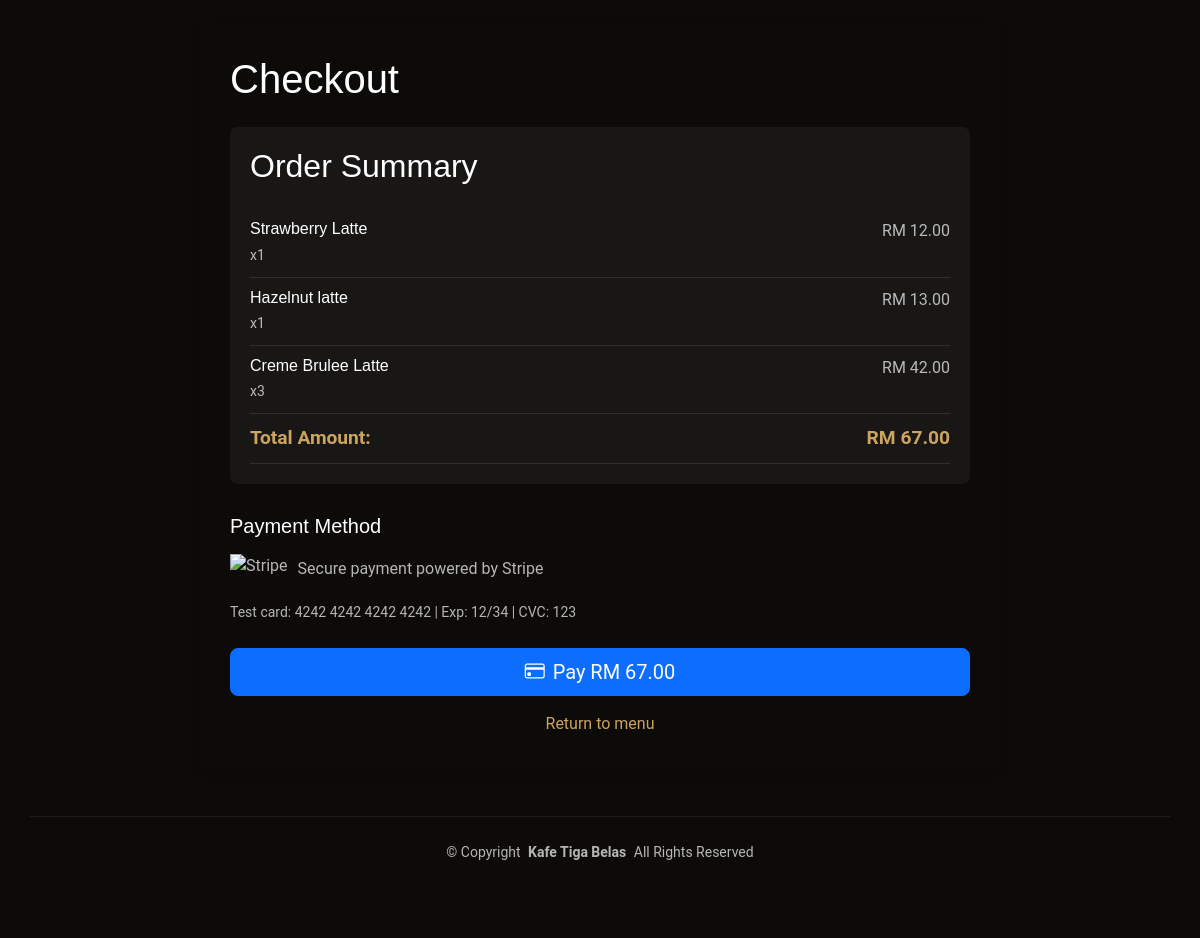
The app's page /checkout.php (signed in) with its own data.
### tables this page shows
CREATE TABLE `carts` (
  `id` int(11) NOT NULL,
  `user_id` int(11) DEFAULT NULL,
  `session_id` varchar(255) DEFAULT NULL,
  `menu_item_id` int(11) NOT NULL,
  `quantity` int(11) NOT NULL DEFAULT 1,
  `created_at` timestamp NOT NULL DEFAULT current_timestamp(),
  `updated_at` timestamp NOT NULL DEFAULT current_timestamp() ON UPDATE current_timestamp()
);

CREATE TABLE `menu_items` (
  `id` int(11) NOT NULL,
  `name` varchar(100) NOT NULL,
  `description` text DEFAULT NULL,
  `price` decimal(10,2) NOT NULL,
  `category` varchar(50) NOT NULL,
  `image_url` varchar(255) DEFAULT NULL,
  `is_available` tinyint(1) DEFAULT 1,
  `created_at` timestamp NOT NULL DEFAULT current_timestamp(),
  `updated_at` timestamp NOT NULL DEFAULT current_timestamp() ON UPDATE current_timestamp()
);

### app/cart_functions.php (called while the page is built, shortened)
<?php
function getCartIdentifier() {
    if (isset($_SESSION['user_id'])) {
        return ['type' => 'user', 'id' => $_SESSION['user_id']];
    }
    return ['type' => 'guest', 'id' => $_SESSION['guest_session_id']];
}
function getCartItems($pdo) {
    $cartIdentifier = getCartIdentifier();
    try {
        if ($cartIdentifier['type'] === 'user') {
            $stmt = $pdo->prepare("
                SELECT c.*, m.name, m.price, m.image_url, m.category
                FROM carts c
                JOIN menu_items m ON c.menu_item_id = m.id
                WHERE c.user_id = ?
                ORDER BY c.created_at DESC
            ");
            $stmt->execute([$cartIdentifier['id']]);
        }
        return $stmt->fetchAll(PDO::FETCH_ASSOC);
    } catch (PDOException $e) {
        error_log("Cart get error: " . $e->getMessage());
        return [];
    }
}
function getCartTotal($pdo) {
    $cartItems = getCartItems($pdo);
    $total = 0;
    foreach ($cartItems as $item) {
        $total += $item['price'] * $item['quantity'];
    }
    return $total;
}
?>

### checkout.php (the view, shortened to what this page needs)
<?php
require 'app/db.php';
require 'app/cart_functions.php';
$cart_items = getCartItems($pdo);
$cart_total = getCartTotal($pdo);
?>
<!DOCTYPE html>
<html lang="en">
<head>
    <link href="assets/vendor/bootstrap/css/bootstrap.min.css" rel="stylesheet">
    <link href="assets/vendor/bootstrap-icons/bootstrap-icons.css" rel="stylesheet">
    <link href="assets/css/main.css" rel="stylesheet">
</head>
<body class="index-page">
    <main class="main">
        <div class="checkout-container">
            <h1 class="sitename mb-4">Checkout</h1>
            <div class="order-summary">
                <h2 class="mb-4">Order Summary</h2>
                <?php foreach ($cart_items as $item): ?>
                    <div class="summary-item">
                        <div>
                            <h6 class="mb-1"><?php echo htmlspecialchars($item['name']); ?></h6>
                            <small>x<?php echo $item['quantity']; ?></small>
                        </div>
                        <div>RM <?php echo number_format($item['price'] * $item['quantity'], 2); ?></div>
                    </div>
                <?php endforeach; ?>
                <div class="summary-item summary-total">
                    <div>Total Amount:</div>
                    <div>RM <?php echo number_format($cart_total, 2); ?></div>
                </div>
            </div>
            <div class="payment-method mb-4">
                <h5 class="mb-3">Payment Method</h5>
                <div class="d-flex align-items-center mb-3">
                    <img src="https://stripe.com/img/v3/home/twitter.png" alt="Stripe" class="stripe-logo">
                    <span>Secure payment powered by Stripe</span>
                </div>
                <small>Test card: 4242 4242 4242 4242 | Exp: 12/34 | CVC: 123</small>
            </div>
            <form method="POST">
                <button type="submit" class="btn btn-primary btn-lg w-100">
                    <i class="bi bi-credit-card me-2"></i>Pay RM <?php echo number_format($cart_total, 2); ?>
                </button>
            </form>
            <div class="text-center mt-3">
                <a href="menu.php">Return to menu</a>
            </div>
        </div>
    </main>
    <footer id="footer" class="footer">
        <div class="container copyright text-center mt-4">
            <p>© <span>Copyright</span> <strong class="px-1 sitename">Kafe Tiga Belas</strong> <span>All Rights Reserved</span></p>
        </div>
    </footer>
</body>
</html>

### assets/css/main.css (style rules this page uses)
:root { --default-font: "Roboto", system-ui, -apple-system, "Segoe UI", Roboto, "Helvetica Neue", Arial, "Noto Sans", "Liberation Sans", sans-serif, "Apple Color Emoji", "Segoe UI Emoji", "Segoe UI Symbol", "Noto Color Emoji"; --heading-font: "Playfair Display", sans-serif; --nav-font: "Poppins", sans-serif; }
:root { --background-color: #0c0b09; --default-color: rgba(255, 255, 255, 0.7); --heading-color: #ffffff; --accent-color: #cda45e; --surface-color: #29261f; --contrast-color: #0c0b09; }
:root { --nav-color: #ffffff; --nav-hover-color: #cda45e; --nav-mobile-background-color: #29261f; --nav-dropdown-background-color: #29261f; --nav-dropdown-color: #ffffff; --nav-dropdown-hover-color: #cda45e; }
:root { scroll-behavior: smooth; }
body { color: var(--default-color); background-color: var(--background-color); font-family: var(--default-font); }
a { color: var(--accent-color); text-decoration: none; transition: 0.3s; }
h1, h2, h3, h4, h5, h6 { color: var(--heading-color); font-family: var(--heading-font); }
.footer { color: var(--default-color); background-color: var(--background-color); font-size: 14px; padding-bottom: 50px; position: relative; }
.footer .copyright { padding-top: 25px; padding-bottom: 25px; border-top: 1px solid color-mix(in srgb, var(--default-color), transparent 90%); }
.footer .copyright p { margin-bottom: 0; }

### checkout.php (style rules this page uses)
.checkout-container { max-width: 800px; margin: 25px auto 50px; padding: 30px; background: var(--background-color); border-radius: 10px; box-shadow: 0 5px 15px rgba(0,0,0,0.1); }
.order-summary { background: rgba(255,255,255,0.05); border-radius: 8px; padding: 20px; margin-bottom: 30px; }
.summary-item { display: flex; justify-content: space-between; padding: 10px 0; border-bottom: 1px solid rgba(255,255,255,0.1); }
.summary-total { font-size: 1.2em; font-weight: bold; color: var(--accent-color); }
.stripe-logo { height: 30px; margin-right: 10px; }

### records on screen
carts: menu_item.name "Strawberry Latte", quantity "1", $item['price']*$item['quantity'] "12.00"
carts: menu_item.name "Hazelnut latte", quantity "1", $item['price']*$item['quantity'] "13.00"
carts: menu_item.name "Creme Brulee Latte", quantity "3", $item['price'] * $item['quantity'] "42.00"

### other values on screen
$cart_total "67.00"
